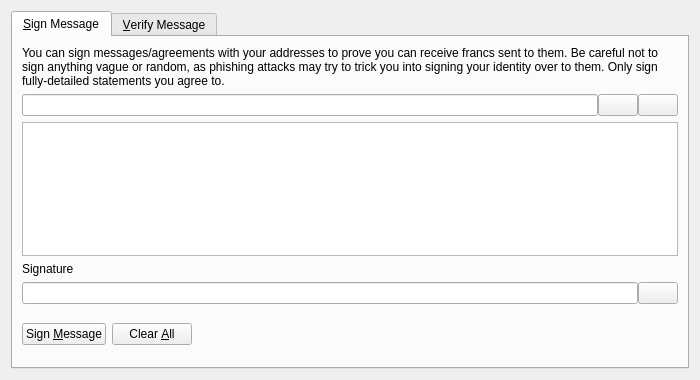
<?xml version="1.0" encoding="UTF-8"?>
<ui version="4.0">
 <class>SignVerifyMessageDialog</class>
 <widget class="QDialog" name="SignVerifyMessageDialog">
  <property name="geometry">
   <rect>
    <x>0</x>
    <y>0</y>
    <width>700</width>
    <height>380</height>
   </rect>
  </property>
  <property name="windowTitle">
   <string>Signatures - Sign / Verify a Message</string>
  </property>
  <property name="modal">
   <bool>true</bool>
  </property>
  <layout class="QVBoxLayout" name="verticalLayout">
   <item>
    <widget class="QTabWidget" name="tabWidget">
     <property name="currentIndex">
      <number>0</number>
     </property>
     <widget class="QWidget" name="tabSignMessage">
      <attribute name="title">
       <string>&amp;Sign Message</string>
      </attribute>
      <layout class="QVBoxLayout" name="verticalLayout_SM">
       <item>
        <widget class="QLabel" name="infoLabel_SM">
         <property name="text">
          <string>You can sign messages/agreements with your addresses to prove you can receive francs sent to them. Be careful not to sign anything vague or random, as phishing attacks may try to trick you into signing your identity over to them. Only sign fully-detailed statements you agree to.</string>
         </property>
         <property name="textFormat">
          <enum>Qt::PlainText</enum>
         </property>
         <property name="wordWrap">
          <bool>true</bool>
         </property>
        </widget>
       </item>
       <item>
        <layout class="QHBoxLayout" name="horizontalLayout_1_SM">
         <property name="spacing">
          <number>0</number>
         </property>
         <item>
          <widget class="QValidatedLineEdit" name="addressIn_SM">
           <property name="toolTip">
            <string>The franc address to sign the message with</string>
           </property>
          </widget>
         </item>
         <item>
          <widget class="QPushButton" name="addressBookButton_SM">
           <property name="toolTip">
            <string>Choose previously used address</string>
           </property>
           <property name="text">
            <string/>
           </property>
           <property name="icon">
            <iconset resource="../franc.qrc">
             <normaloff>:/icons/address-book</normaloff>:/icons/address-book</iconset>
           </property>
           <property name="shortcut">
            <string>Alt+A</string>
           </property>
           <property name="autoDefault">
            <bool>false</bool>
           </property>
          </widget>
         </item>
         <item>
          <widget class="QPushButton" name="pasteButton_SM">
           <property name="toolTip">
            <string>Paste address from clipboard</string>
           </property>
           <property name="text">
            <string/>
           </property>
           <property name="icon">
            <iconset resource="../franc.qrc">
             <normaloff>:/icons/editpaste</normaloff>:/icons/editpaste</iconset>
           </property>
           <property name="shortcut">
            <string>Alt+P</string>
           </property>
           <property name="autoDefault">
            <bool>false</bool>
           </property>
          </widget>
         </item>
        </layout>
       </item>
       <item>
        <widget class="QPlainTextEdit" name="messageIn_SM">
         <property name="toolTip">
          <string>Enter the message you want to sign here</string>
         </property>
        </widget>
       </item>
       <item>
        <widget class="QLabel" name="signatureLabel_SM">
         <property name="text">
          <string>Signature</string>
         </property>
         <property name="textFormat">
          <enum>Qt::PlainText</enum>
         </property>
        </widget>
       </item>
       <item>
        <layout class="QHBoxLayout" name="horizontalLayout_2_SM">
         <property name="spacing">
          <number>0</number>
         </property>
         <item>
          <widget class="QLineEdit" name="signatureOut_SM">
           <property name="font">
            <font>
             <italic>true</italic>
            </font>
           </property>
           <property name="readOnly">
            <bool>true</bool>
           </property>
          </widget>
         </item>
         <item>
          <widget class="QPushButton" name="copySignatureButton_SM">
           <property name="toolTip">
            <string>Copy the current signature to the system clipboard</string>
           </property>
           <property name="text">
            <string/>
           </property>
           <property name="icon">
            <iconset resource="../franc.qrc">
             <normaloff>:/icons/editcopy</normaloff>:/icons/editcopy</iconset>
           </property>
           <property name="autoDefault">
            <bool>false</bool>
           </property>
          </widget>
         </item>
        </layout>
       </item>
       <item>
        <layout class="QHBoxLayout" name="horizontalLayout_3_SM">
         <item>
          <widget class="QPushButton" name="signMessageButton_SM">
           <property name="toolTip">
            <string>Sign the message to prove you own this franc address</string>
           </property>
           <property name="text">
            <string>Sign &amp;Message</string>
           </property>
           <property name="icon">
            <iconset resource="../franc.qrc">
             <normaloff>:/icons/edit</normaloff>:/icons/edit</iconset>
           </property>
           <property name="autoDefault">
            <bool>false</bool>
           </property>
          </widget>
         </item>
         <item>
          <widget class="QPushButton" name="clearButton_SM">
           <property name="toolTip">
            <string>Reset all sign message fields</string>
           </property>
           <property name="text">
            <string>Clear &amp;All</string>
           </property>
           <property name="icon">
            <iconset resource="../franc.qrc">
             <normaloff>:/icons/remove</normaloff>:/icons/remove</iconset>
           </property>
           <property name="autoDefault">
            <bool>false</bool>
           </property>
          </widget>
         </item>
         <item>
          <spacer name="horizontalSpacer_1_SM">
           <property name="orientation">
            <enum>Qt::Horizontal</enum>
           </property>
           <property name="sizeHint" stdset="0">
            <size>
             <width>40</width>
             <height>48</height>
            </size>
           </property>
          </spacer>
         </item>
         <item>
          <widget class="QLabel" name="statusLabel_SM">
           <property name="font">
            <font>
             <weight>75</weight>
             <bold>true</bold>
            </font>
           </property>
           <property name="text">
            <string/>
           </property>
           <property name="wordWrap">
            <bool>true</bool>
           </property>
          </widget>
         </item>
         <item>
          <spacer name="horizontalSpacer_2_SM">
           <property name="orientation">
            <enum>Qt::Horizontal</enum>
           </property>
           <property name="sizeHint" stdset="0">
            <size>
             <width>40</width>
             <height>48</height>
            </size>
           </property>
          </spacer>
         </item>
        </layout>
       </item>
      </layout>
     </widget>
     <widget class="QWidget" name="tabVerifyMessage">
      <attribute name="title">
       <string>&amp;Verify Message</string>
      </attribute>
      <layout class="QVBoxLayout" name="verticalLayout_VM">
       <item>
        <widget class="QLabel" name="infoLabel_VM">
         <property name="text">
          <string>Enter the receiver's address, message (ensure you copy line breaks, spaces, tabs, etc. exactly) and signature below to verify the message. Be careful not to read more into the signature than what is in the signed message itself, to avoid being tricked by a man-in-the-middle attack. Note that this only proves the signing party receives with the address, it cannot prove sendership of any transaction!</string>
         </property>
         <property name="textFormat">
          <enum>Qt::PlainText</enum>
         </property>
         <property name="alignment">
          <set>Qt::AlignLeading|Qt::AlignLeft|Qt::AlignTop</set>
         </property>
         <property name="wordWrap">
          <bool>true</bool>
         </property>
        </widget>
       </item>
       <item>
        <layout class="QHBoxLayout" name="horizontalLayout_1_VM">
         <property name="spacing">
          <number>0</number>
         </property>
         <item>
          <widget class="QValidatedLineEdit" name="addressIn_VM">
           <property name="toolTip">
            <string>The franc address the message was signed with</string>
           </property>
          </widget>
         </item>
         <item>
          <widget class="QPushButton" name="addressBookButton_VM">
           <property name="toolTip">
            <string>Choose previously used address</string>
           </property>
           <property name="text">
            <string/>
           </property>
           <property name="icon">
            <iconset resource="../franc.qrc">
             <normaloff>:/icons/address-book</normaloff>:/icons/address-book</iconset>
           </property>
           <property name="shortcut">
            <string>Alt+A</string>
           </property>
           <property name="autoDefault">
            <bool>false</bool>
           </property>
          </widget>
         </item>
        </layout>
       </item>
       <item>
        <widget class="QPlainTextEdit" name="messageIn_VM"/>
       </item>
       <item>
        <widget class="QValidatedLineEdit" name="signatureIn_VM"/>
       </item>
       <item>
        <layout class="QHBoxLayout" name="horizontalLayout_2_VM">
         <item>
          <widget class="QPushButton" name="verifyMessageButton_VM">
           <property name="toolTip">
            <string>Verify the message to ensure it was signed with the specified franc address</string>
           </property>
           <property name="text">
            <string>Verify &amp;Message</string>
           </property>
           <property name="icon">
            <iconset resource="../franc.qrc">
             <normaloff>:/icons/transaction_0</normaloff>:/icons/transaction_0</iconset>
           </property>
           <property name="autoDefault">
            <bool>false</bool>
           </property>
          </widget>
         </item>
         <item>
          <widget class="QPushButton" name="clearButton_VM">
           <property name="toolTip">
            <string>Reset all verify message fields</string>
           </property>
           <property name="text">
            <string>Clear &amp;All</string>
           </property>
           <property name="icon">
            <iconset resource="../franc.qrc">
             <normaloff>:/icons/remove</normaloff>:/icons/remove</iconset>
           </property>
           <property name="autoDefault">
            <bool>false</bool>
           </property>
          </widget>
         </item>
         <item>
          <spacer name="horizontalSpacer_1_VM">
           <property name="orientation">
            <enum>Qt::Horizontal</enum>
           </property>
           <property name="sizeHint" stdset="0">
            <size>
             <width>40</width>
             <height>48</height>
            </size>
           </property>
          </spacer>
         </item>
         <item>
          <widget class="QLabel" name="statusLabel_VM">
           <property name="font">
            <font>
             <weight>75</weight>
             <bold>true</bold>
            </font>
           </property>
           <property name="text">
            <string/>
           </property>
           <property name="wordWrap">
            <bool>true</bool>
           </property>
          </widget>
         </item>
         <item>
          <spacer name="horizontalSpacer_2_VM">
           <property name="orientation">
            <enum>Qt::Horizontal</enum>
           </property>
           <property name="sizeHint" stdset="0">
            <size>
             <width>40</width>
             <height>48</height>
            </size>
           </property>
          </spacer>
         </item>
        </layout>
       </item>
      </layout>
     </widget>
    </widget>
   </item>
  </layout>
 </widget>
 <customwidgets>
  <customwidget>
   <class>QValidatedLineEdit</class>
   <extends>QLineEdit</extends>
   <header>qt/qvalidatedlineedit.h</header>
  </customwidget>
 </customwidgets>
 <resources>
  <include location="../bitcoin.qrc"/>
 </resources>
 <connections/>
</ui>
